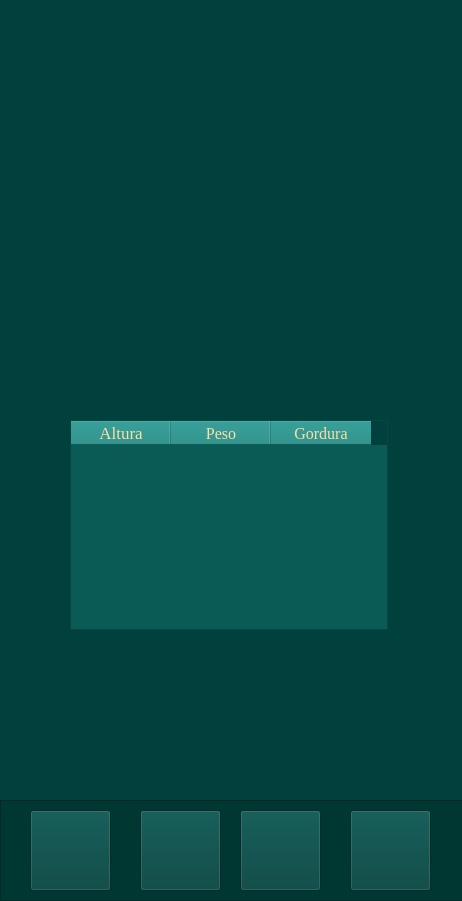
<?xml version="1.0" encoding="UTF-8"?>
<ui version="4.0">
 <class>Form</class>
 <widget class="QWidget" name="Form">
  <property name="geometry">
   <rect>
    <x>0</x>
    <y>0</y>
    <width>462</width>
    <height>901</height>
   </rect>
  </property>
  <property name="minimumSize">
   <size>
    <width>390</width>
    <height>844</height>
   </size>
  </property>
  <property name="maximumSize">
   <size>
    <width>462</width>
    <height>901</height>
   </size>
  </property>
  <property name="windowTitle">
   <string>Form</string>
  </property>
  <property name="styleSheet">
   <string notr="true">background-color: #00413D;</string>
  </property>
  <widget class="QFrame" name="barra">
   <property name="geometry">
    <rect>
     <x>0</x>
     <y>800</y>
     <width>471</width>
     <height>101</height>
    </rect>
   </property>
   <property name="minimumSize">
    <size>
     <width>81</width>
     <height>81</height>
    </size>
   </property>
   <property name="styleSheet">
    <string notr="true">#barra{
background-color: rgb(1, 55, 51);
}</string>
   </property>
   <property name="frameShape">
    <enum>QFrame::StyledPanel</enum>
   </property>
   <property name="frameShadow">
    <enum>QFrame::Raised</enum>
   </property>
   <widget class="QPushButton" name="config">
    <property name="geometry">
     <rect>
      <x>240</x>
      <y>10</y>
      <width>81</width>
      <height>81</height>
     </rect>
    </property>
    <property name="minimumSize">
     <size>
      <width>81</width>
      <height>81</height>
     </size>
    </property>
    <property name="styleSheet">
     <string notr="true">#menu{
border:none;
}</string>
    </property>
    <property name="text">
     <string/>
    </property>
    <property name="icon">
     <iconset>
      <normaloff>fotos/config.png</normaloff>fotos/config.png</iconset>
    </property>
    <property name="iconSize">
     <size>
      <width>81</width>
      <height>81</height>
     </size>
    </property>
   </widget>
   <widget class="QPushButton" name="menu_4">
    <property name="geometry">
     <rect>
      <x>30</x>
      <y>10</y>
      <width>81</width>
      <height>81</height>
     </rect>
    </property>
    <property name="minimumSize">
     <size>
      <width>81</width>
      <height>81</height>
     </size>
    </property>
    <property name="styleSheet">
     <string notr="true">#menu{
border:none;
}</string>
    </property>
    <property name="text">
     <string/>
    </property>
    <property name="icon">
     <iconset>
      <normaloff>fotos/menu.png</normaloff>fotos/menu.png</iconset>
    </property>
    <property name="iconSize">
     <size>
      <width>81</width>
      <height>81</height>
     </size>
    </property>
   </widget>
   <widget class="QPushButton" name="perfilbot">
    <property name="geometry">
     <rect>
      <x>350</x>
      <y>10</y>
      <width>81</width>
      <height>81</height>
     </rect>
    </property>
    <property name="minimumSize">
     <size>
      <width>81</width>
      <height>81</height>
     </size>
    </property>
    <property name="styleSheet">
     <string notr="true">#menu{
border:none;
}</string>
    </property>
    <property name="text">
     <string/>
    </property>
    <property name="icon">
     <iconset>
      <normaloff>fotos/perfil.png</normaloff>fotos/perfil.png</iconset>
    </property>
    <property name="iconSize">
     <size>
      <width>81</width>
      <height>81</height>
     </size>
    </property>
   </widget>
   <widget class="QPushButton" name="treino">
    <property name="geometry">
     <rect>
      <x>140</x>
      <y>10</y>
      <width>81</width>
      <height>81</height>
     </rect>
    </property>
    <property name="minimumSize">
     <size>
      <width>81</width>
      <height>81</height>
     </size>
    </property>
    <property name="styleSheet">
     <string notr="true">#menu{
border:none;
}</string>
    </property>
    <property name="text">
     <string/>
    </property>
    <property name="icon">
     <iconset>
      <normaloff>fotos/treino.png</normaloff>fotos/treino.png</iconset>
    </property>
    <property name="iconSize">
     <size>
      <width>81</width>
      <height>81</height>
     </size>
    </property>
   </widget>
  </widget>
  <widget class="QLabel" name="label_7">
   <property name="geometry">
    <rect>
     <x>-100</x>
     <y>380</y>
     <width>331</width>
     <height>511</height>
    </rect>
   </property>
   <property name="text">
    <string/>
   </property>
   <property name="pixmap">
    <pixmap>fotos/fundoperfil.png</pixmap>
   </property>
   <property name="scaledContents">
    <bool>true</bool>
   </property>
  </widget>
  <widget class="QLabel" name="label">
   <property name="geometry">
    <rect>
     <x>110</x>
     <y>140</y>
     <width>230</width>
     <height>230</height>
    </rect>
   </property>
   <property name="minimumSize">
    <size>
     <width>230</width>
     <height>230</height>
    </size>
   </property>
   <property name="maximumSize">
    <size>
     <width>230</width>
     <height>230</height>
    </size>
   </property>
   <property name="text">
    <string/>
   </property>
   <property name="pixmap">
    <pixmap>fotos/logoperfil.png</pixmap>
   </property>
   <property name="scaledContents">
    <bool>true</bool>
   </property>
   <property name="alignment">
    <set>Qt::AlignCenter</set>
   </property>
  </widget>
  <widget class="QTableWidget" name="tabela">
   <property name="geometry">
    <rect>
     <x>70</x>
     <y>420</y>
     <width>318</width>
     <height>210</height>
    </rect>
   </property>
   <property name="minimumSize">
    <size>
     <width>318</width>
     <height>210</height>
    </size>
   </property>
   <property name="maximumSize">
    <size>
     <width>318</width>
     <height>210</height>
    </size>
   </property>
   <property name="styleSheet">
    <string notr="true">QHeaderView::section{
 background-color: #12867F; 
}

#tabela{
background-color: #0A5B56;
}</string>
   </property>
   <column>
    <property name="text">
     <string>Altura</string>
    </property>
    <property name="font">
     <font>
      <family>Georgia</family>
      <pointsize>13</pointsize>
     </font>
    </property>
    <property name="textAlignment">
     <set>AlignCenter</set>
    </property>
    <property name="foreground">
     <brush brushstyle="SolidPattern">
      <color alpha="255">
       <red>255</red>
       <green>221</green>
       <blue>166</blue>
      </color>
     </brush>
    </property>
   </column>
   <column>
    <property name="text">
     <string>Peso</string>
    </property>
    <property name="whatsThis">
     <string/>
    </property>
    <property name="font">
     <font>
      <family>Georgia</family>
      <pointsize>12</pointsize>
      <strikeout>false</strikeout>
      <stylestrategy>PreferDefault</stylestrategy>
     </font>
    </property>
    <property name="textAlignment">
     <set>AlignCenter</set>
    </property>
    <property name="foreground">
     <brush brushstyle="SolidPattern">
      <color alpha="255">
       <red>255</red>
       <green>221</green>
       <blue>166</blue>
      </color>
     </brush>
    </property>
   </column>
   <column>
    <property name="text">
     <string>Gordura</string>
    </property>
    <property name="font">
     <font>
      <family>Georgia</family>
      <pointsize>12</pointsize>
     </font>
    </property>
    <property name="textAlignment">
     <set>AlignCenter</set>
    </property>
    <property name="foreground">
     <brush brushstyle="SolidPattern">
      <color alpha="255">
       <red>255</red>
       <green>221</green>
       <blue>166</blue>
      </color>
     </brush>
    </property>
   </column>
  </widget>
  <widget class="QLabel" name="label_8">
   <property name="geometry">
    <rect>
     <x>230</x>
     <y>400</y>
     <width>331</width>
     <height>481</height>
    </rect>
   </property>
   <property name="text">
    <string/>
   </property>
   <property name="pixmap">
    <pixmap>fotos/fundoperfil.png</pixmap>
   </property>
   <property name="scaledContents">
    <bool>true</bool>
   </property>
  </widget>
  <widget class="QLabel" name="label_2">
   <property name="geometry">
    <rect>
     <x>0</x>
     <y>0</y>
     <width>462</width>
     <height>101</height>
    </rect>
   </property>
   <property name="minimumSize">
    <size>
     <width>462</width>
     <height>101</height>
    </size>
   </property>
   <property name="text">
    <string/>
   </property>
   <property name="pixmap">
    <pixmap>fotos/perfil-titulo.png</pixmap>
   </property>
  </widget>
  <zorder>label_8</zorder>
  <zorder>label_7</zorder>
  <zorder>barra</zorder>
  <zorder>label</zorder>
  <zorder>tabela</zorder>
  <zorder>label_2</zorder>
 </widget>
 <resources/>
 <connections/>
</ui>
